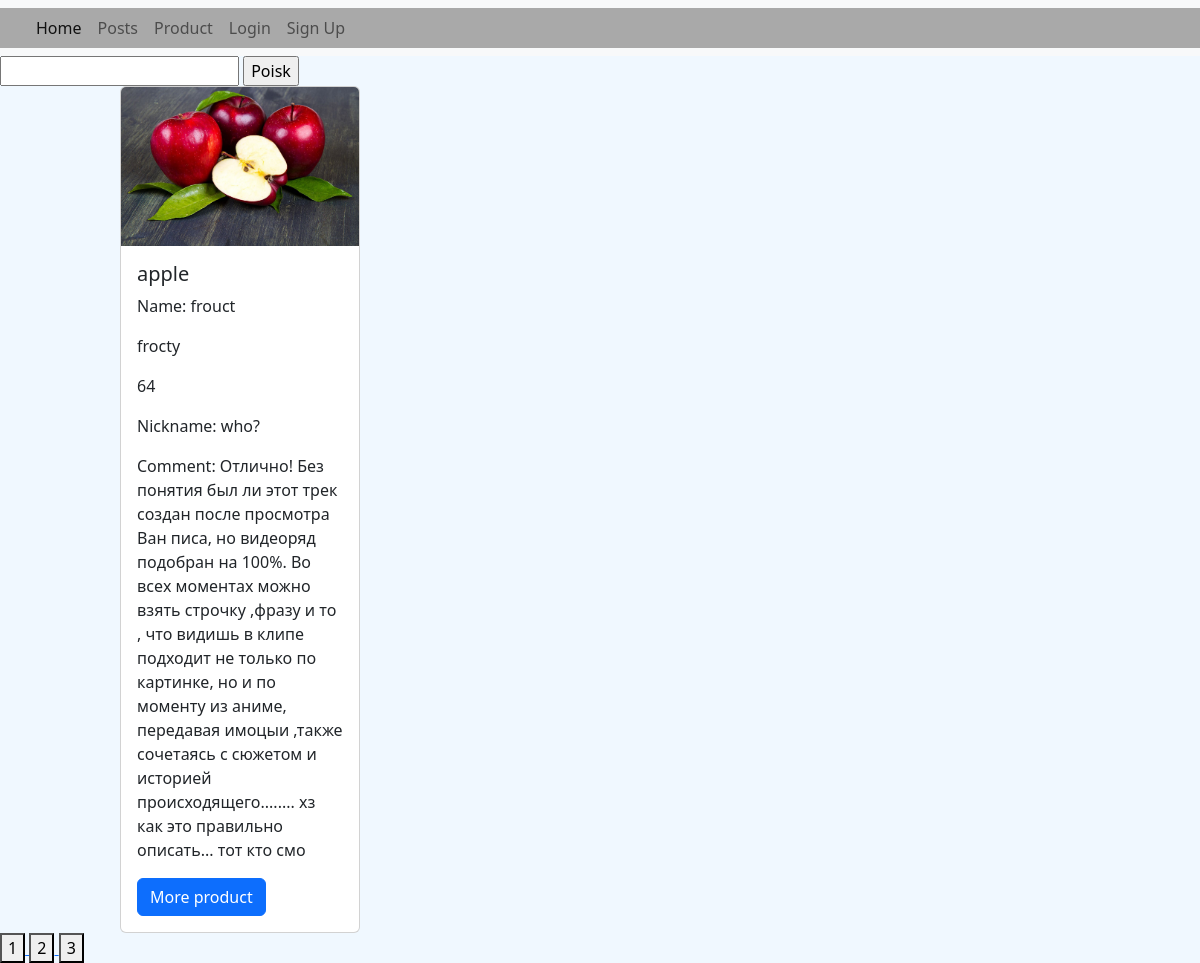
The app's page /product/ with its own data.
### posts/models.py (models this page shows)
class Product(models.Model):
    image = models.ImageField(upload_to='product_image',blank=True,null=True)
    title = models.CharField(max_length=50)
    price = models.FloatField()
    compound = models.TextField(blank=False)
    connection = models.ManyToManyField(Category, related_name='category')
    connection_review = models.ManyToManyField(Review,related_name='connection_review')

class Category(models.Model):
    kind_food = models.CharField(max_length=50)
    count = models.IntegerField(default=0)

class Review(models.Model):
    nickname = models.CharField(max_length=40)
    country = models.CharField(max_length=60)
    comment = models.CharField(max_length=350)
    grade = models.FloatField(default=0, max_length=5.0)
    create_data = models.DateTimeField(auto_now_add=True)
    modification_data = models.DateTimeField(auto_now=True)

### posts/views.py (the view)
# urls.py: path('product/', post_views.product_view),
def product_view(request):
    if request.method == 'GET':
        search = request.GET.get('search')
        page = int(request.GET.get('page',1))
        product = Product.objects.all()
        print(page)
        max_page = product.__len__() / PAGINATION_LIMIT
        if round(max_page) < max_page:
            max_page = round(max_page) + 1
        else:
            max_page = round(max_page)
        if search:
            product = product.filter(Q(title__icontains=search) | Q(compound__icontains=search) )
        product = product[PAGINATION_LIMIT * (page-1): PAGINATION_LIMIT * page]
        context_product = {
            'product' : product,
            'user': request.user,
            'pages': range(1, max_page+1)
        }
        return render(request, 'product/product.html', context=context_product)

### templates/product/product.html
{% extends 'layouts/index.html' %}
{% block product %}
    <form action="/product/" method="get">
        <input type="text" name="search">
        <input type="submit" value="Poisk">
    </form>
    <div class="product">
         {% for productos in product %}
             <div class="card" style="display: flex; justify-content: space-between; width: 20%; margin-left: 10%; flex-wrap: wrap">
  <img src="/media/{{ productos.image }}" class="card-img-top" alt="...">
  <div class="card-body">
    <h5 class="card-title">{{ productos.title }}</h5>
    <p class="card-text">Name: {{ productos.compound }}</p>
      {% for categories in productos.connection.all %}
          <p>{{ categories.kind_food }}</p>
          <p>{{ categories.count }}</p>
       {% endfor %}
      {% for review in productos.connection_review.all %}
           <p>Nickname: {{ review.nickname }}</p>
           <p>Comment: {{ review.comment }}</p>
      {% endfor %}
    <a href="/products/{{ productos.id }}/" class="btn btn-primary">More product</a>
  </div>
</div>
         {% endfor %}
    </div>
    <div class="pages">
        {% for page in pages %}
            <a href="/product/?page={{ page }}">
                <button>{{ page }}</button>
            </a>
        {% endfor %}
    </div>
{% endblock %}

### records on screen
Product: image (picture), title "apple", compound "frouct"
Category: kind_food "frocty", count "64"
Review: nickname "who?", comment "Отлично! Без понятия был ли этот трек создан после просмотра Ван писа, но видеоряд подобран на 100%. Во всех моментах можно взять строчку ,фразу и то , что видишь в клипе подходит не только по картинке, но и по моменту из аниме, передавая имоцыи ,также сочетаясь с сюжетом и историей происходящего........ хз как это правильно описать... тот кто смо"

### other values on screen
{{ page }} "1" "2" "3"
